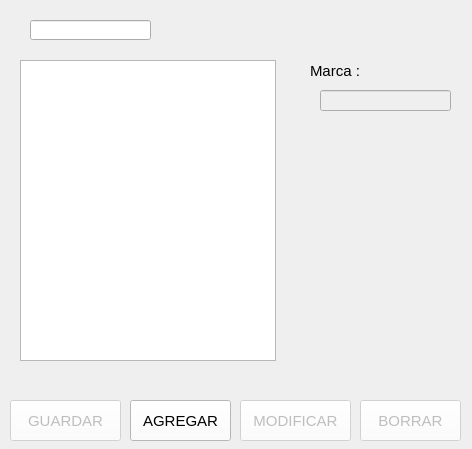
<?xml version="1.0" encoding="UTF-8"?>
<ui version="4.0">
 <class>Dialog</class>
 <widget class="QDialog" name="Dialog">
  <property name="geometry">
   <rect>
    <x>0</x>
    <y>0</y>
    <width>472</width>
    <height>449</height>
   </rect>
  </property>
  <property name="windowTitle">
   <string>Dialog</string>
  </property>
  <widget class="QPushButton" name="btnBorrar_m">
   <property name="enabled">
    <bool>false</bool>
   </property>
   <property name="geometry">
    <rect>
     <x>360</x>
     <y>400</y>
     <width>101</width>
     <height>41</height>
    </rect>
   </property>
   <property name="font">
    <font>
     <family>Segoe UI</family>
     <pointsize>11</pointsize>
     <weight>50</weight>
     <italic>false</italic>
     <bold>false</bold>
    </font>
   </property>
   <property name="styleSheet">
    <string notr="true">background-color: rgb(255, 255, 255);</string>
   </property>
   <property name="text">
    <string>BORRAR</string>
   </property>
   <property name="icon">
    <iconset>
     <normaloff>../Img/borrar.png</normaloff>../Img/borrar.png</iconset>
   </property>
   <property name="iconSize">
    <size>
     <width>20</width>
     <height>20</height>
    </size>
   </property>
  </widget>
  <widget class="QPushButton" name="btnAgregar_m">
   <property name="geometry">
    <rect>
     <x>130</x>
     <y>400</y>
     <width>101</width>
     <height>41</height>
    </rect>
   </property>
   <property name="font">
    <font>
     <family>Segoe UI</family>
     <pointsize>11</pointsize>
     <weight>50</weight>
     <italic>false</italic>
     <bold>false</bold>
    </font>
   </property>
   <property name="styleSheet">
    <string notr="true">background-color: rgb(255, 255, 255);</string>
   </property>
   <property name="text">
    <string>AGREGAR</string>
   </property>
   <property name="icon">
    <iconset>
     <normaloff>../Img/agregar.png</normaloff>../Img/agregar.png</iconset>
   </property>
   <property name="iconSize">
    <size>
     <width>20</width>
     <height>20</height>
    </size>
   </property>
  </widget>
  <widget class="QPushButton" name="btnGuardar_m">
   <property name="enabled">
    <bool>false</bool>
   </property>
   <property name="geometry">
    <rect>
     <x>10</x>
     <y>400</y>
     <width>111</width>
     <height>41</height>
    </rect>
   </property>
   <property name="font">
    <font>
     <family>Segoe UI</family>
     <pointsize>11</pointsize>
     <weight>50</weight>
     <italic>false</italic>
     <bold>false</bold>
    </font>
   </property>
   <property name="styleSheet">
    <string notr="true">background-color: rgb(255, 255, 255);</string>
   </property>
   <property name="text">
    <string>GUARDAR</string>
   </property>
   <property name="icon">
    <iconset>
     <normaloff>../Img/guardar.png</normaloff>../Img/guardar.png</iconset>
   </property>
   <property name="iconSize">
    <size>
     <width>20</width>
     <height>20</height>
    </size>
   </property>
  </widget>
  <widget class="QPushButton" name="btnModificar_m">
   <property name="enabled">
    <bool>false</bool>
   </property>
   <property name="geometry">
    <rect>
     <x>240</x>
     <y>400</y>
     <width>111</width>
     <height>41</height>
    </rect>
   </property>
   <property name="font">
    <font>
     <family>Segoe UI</family>
     <pointsize>11</pointsize>
     <weight>50</weight>
     <italic>false</italic>
     <bold>false</bold>
    </font>
   </property>
   <property name="styleSheet">
    <string notr="true">background-color: rgb(255, 255, 255);</string>
   </property>
   <property name="text">
    <string>MODIFICAR</string>
   </property>
   <property name="icon">
    <iconset>
     <normaloff>../Img/actualizar.png</normaloff>../Img/actualizar.png</iconset>
   </property>
   <property name="iconSize">
    <size>
     <width>20</width>
     <height>20</height>
    </size>
   </property>
  </widget>
  <widget class="QLineEdit" name="txtFilterMarcas_m">
   <property name="geometry">
    <rect>
     <x>30</x>
     <y>20</y>
     <width>121</width>
     <height>20</height>
    </rect>
   </property>
   <property name="styleSheet">
    <string notr="true">font: 9pt &quot;MS Shell Dlg 2&quot;;</string>
   </property>
  </widget>
  <widget class="QTableView" name="tvMarcas_m">
   <property name="geometry">
    <rect>
     <x>20</x>
     <y>60</y>
     <width>256</width>
     <height>301</height>
    </rect>
   </property>
   <attribute name="verticalHeaderVisible">
    <bool>false</bool>
   </attribute>
   <attribute name="verticalHeaderHighlightSections">
    <bool>false</bool>
   </attribute>
  </widget>
  <widget class="QLabel" name="label_5">
   <property name="geometry">
    <rect>
     <x>310</x>
     <y>60</y>
     <width>71</width>
     <height>21</height>
    </rect>
   </property>
   <property name="font">
    <font>
     <family>Segoe UI</family>
     <pointsize>11</pointsize>
     <weight>50</weight>
     <italic>false</italic>
     <bold>false</bold>
    </font>
   </property>
   <property name="text">
    <string>Marca :</string>
   </property>
  </widget>
  <widget class="QLineEdit" name="txtDescripcion_m">
   <property name="enabled">
    <bool>false</bool>
   </property>
   <property name="geometry">
    <rect>
     <x>320</x>
     <y>90</y>
     <width>131</width>
     <height>21</height>
    </rect>
   </property>
   <property name="styleSheet">
    <string notr="true">font: 9pt &quot;MS Shell Dlg 2&quot;;</string>
   </property>
  </widget>
 </widget>
 <resources/>
 <connections/>
</ui>
